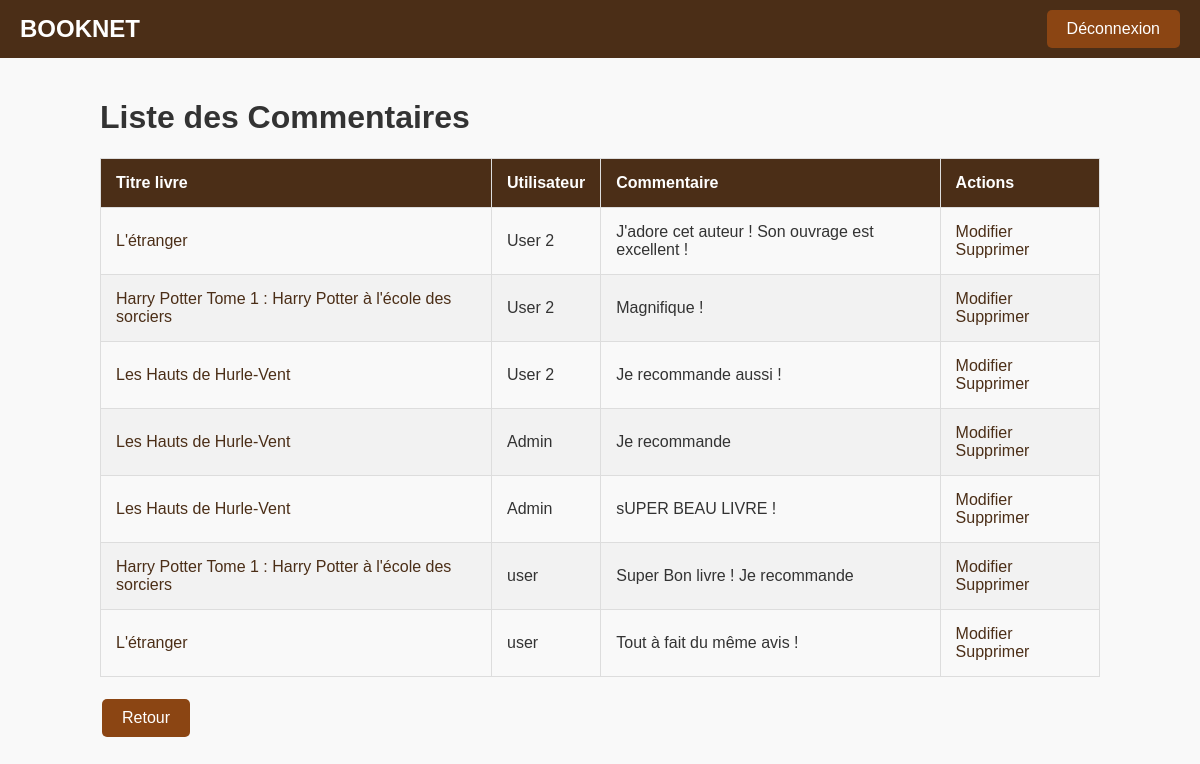
The page /gestion_commentaire.php?action=liste (signed in) on the database its author committed.
### tables this page shows
CREATE TABLE `commentaires` (
  `id` int NOT NULL,
  `livre_id` int DEFAULT NULL,
  `utilisateur_id` int DEFAULT NULL,
  `contenu` varchar(255) DEFAULT NULL
);

CREATE TABLE `livres` (
  `id` int NOT NULL,
  `titre` varchar(255) NOT NULL,
  `annee_publication` int DEFAULT NULL,
  `description` varchar(10000) DEFAULT NULL,
  `utilisateur_id` int DEFAULT NULL,
  `auteur_id` int DEFAULT NULL,
  `categorie_id` int NOT NULL
);

CREATE TABLE `utilisateurs` (
  `id` int NOT NULL,
  `nom_utilisateur` varchar(255) NOT NULL,
  `email` varchar(255) DEFAULT NULL,
  `mot_de_passe` varchar(255) NOT NULL,
  `role` enum('admin','user') NOT NULL DEFAULT 'user'
);

### controllers/CommentaireController.php (called while the page is built, shortened)
<?php
class CommentaireController {
    private $connection;
    public function __construct($connection) {
        $this->connection = $connection;
    }
    public function liste() {
        $query = "
                SELECT  c.id, c.livre_id AS livre_id, c.contenu, l.titre, u.nom_utilisateur AS nom_utilisateur
                FROM commentaires c
                LEFT JOIN utilisateurs u ON u.id = c.utilisateur_id
                LEFT JOIN livres l ON l.id = c.livre_id;
";
        $statement = $this->connection->prepare($query);
        $statement->execute();
        $commentaires = $statement->fetchAll(PDO::FETCH_ASSOC);
        require 'views/liste_commentaires.php';
    }
}
?>

### views/liste_commentaires.php (the view, shortened to what this page needs)
<!DOCTYPE html>
<html lang="fr">
<head>
    <link rel="stylesheet" href="/ProjetBibliothequePHP/public/css/styles.css">
</head>
<body>
<?php include 'header.php'; ?>
<main>
    <h1>Liste des Commentaires</h1>
    <table>
        <thead>
        <tr>
            <th>Titre livre</th>
            <th>Utilisateur</th>
            <th>Commentaire</th>
            <th>Actions</th>
        </tr>
        </thead>
        <tbody>
        <?php foreach ($commentaires as $commentaire) : ?>
            <tr>
                <td><a href="details_livre.php?livreId=<?php echo htmlspecialchars($commentaire['livre_id']); ?>"><?php echo htmlspecialchars($commentaire['titre']); ?></a></td>
                <td><?php echo htmlspecialchars($commentaire['nom_utilisateur']); ?></td>
                <td><?php echo htmlspecialchars($commentaire['contenu']); ?></td>
                <td>
                    <a href="gestion_commentaire.php?action=modifier&id=<?php echo htmlspecialchars($commentaire['id']); ?>">Modifier</a>
                    <a href="gestion_commentaire.php?action=supprimer&id=<?php echo htmlspecialchars($commentaire['id']); ?>" onclick="return confirm('Êtes-vous sûr de vouloir supprimer ce commentaire ?');">Supprimer</a>
                </td>
            </tr>
        <?php endforeach; ?>
        </tbody>
    </table>
    <div class="button-group">
        <a href="index.php" class="button">Retour</a>
    </div>
</main>
</body>
</html>

### public/css/styles.css (style rules this page uses)
body { font-family: Arial, sans-serif; margin: 0; padding: 0; background-color: #f9f9f9; color: #333; display: flex; flex-direction: column; min-height: 100vh; }
main { padding: 20px; max-width: 1000px; margin: auto; flex: 1; }
.button-group { display: flex; justify-content: space-between; margin-top: 20px; flex-wrap: wrap; }
.button-group a { margin-bottom: 10px; margin: 2px; }
.button { background-color: #8B4513; color: white; padding: 10px 20px; text-decoration: none; border-radius: 5px; transition: background-color 0.3s ease; border: none; cursor: pointer; text-align: center; display: inline-block; }
table { width: 100%; border-collapse: collapse; margin: 20px 0; }
table th, table td { padding: 15px; border: 1px solid #ddd; text-align: left; }
table th { background-color: #4b2e17; color: white; }
table tr:nth-child(even) { background-color: #f2f2f2; }
table a { color: #4b2e17; text-decoration: none; }

### rows shown on the page
commentaires: livre.titre "L'étranger", utilisateur.nom_utilisateur "User 2", contenu "J'adore cet auteur ! Son ouvrage est excellent !"
commentaires: livre.titre "Harry Potter Tome 1 : Harry Potter à l'école des sorciers", utilisateur.nom_utilisateur "User 2", contenu "Magnifique !"
commentaires: livre.titre "Les Hauts de Hurle-Vent", utilisateur.nom_utilisateur "User 2", contenu "Je recommande aussi !"
commentaires: livre.titre "Les Hauts de Hurle-Vent", utilisateur.nom_utilisateur "Admin", contenu "Je recommande"
commentaires: livre.titre "Les Hauts de Hurle-Vent", utilisateur.nom_utilisateur "Admin", contenu "sUPER BEAU LIVRE !"
commentaires: livre.titre "Harry Potter Tome 1 : Harry Potter à l'école des sorciers", utilisateur.nom_utilisateur "user", contenu "Super Bon livre ! Je recommande"
commentaires: livre.titre "L'étranger", utilisateur.nom_utilisateur "user", contenu "Tout à fait du même avis !"
